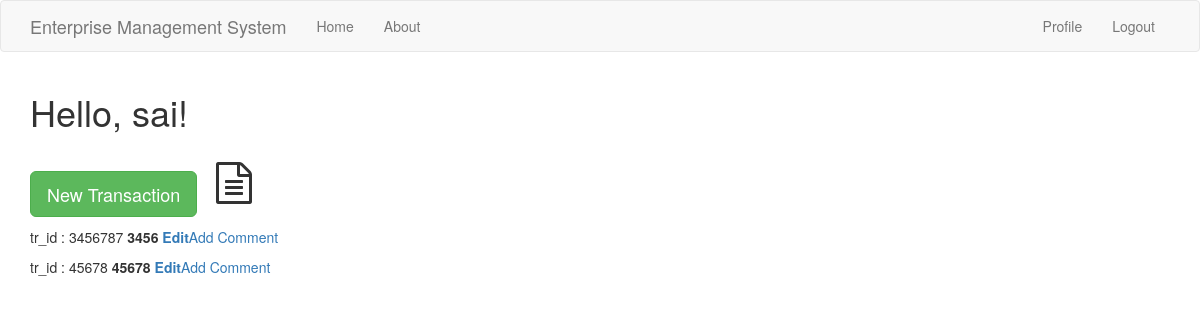
The page /index (signed in) on the database its author committed.
### app/models.py (models this page shows, shortened)
class User(UserMixin,db.Model):
    id = db.Column(db.Integer,primary_key=True)
    username = db.Column(db.String(64), index=True,unique=True)
    email = db.Column(db.String(120),index=True,unique=True)
    password_hash = db.Column(db.String(128))
    job = db.Column(db.String(64))
    posts = db.relationship('Post',backref='author',lazy='dynamic')
    comment = db.relationship('Comment',backref='comment_by',lazy='dynamic')
    about_me = db.Column(db.String(140))
    last_seen = db.Column(db.DateTime, default=datetime.utcnow)

class Transaction(db.Model):
    id = db.Column(db.Integer,primary_key=True)
    tr_id = db.Column(db.Integer)
    date = db.Column(db.String(64))
    description = db.Column(db.String(140))
    tr_type = db.Column(db.String(64))
    amount = db.Column(db.Integer)
    user_id = db.Column(db.Integer,db.ForeignKey('user.id'))

### app/routes.py (the view)
@app.route('/')
@app.route('/index')
@login_required
def index():
    transaction = Transaction.query.filter_by(user_id=current_user.id)
    return render_template("index.html", title='HomePage',transaction=transaction)

### app/models.py (called while the page is built)
@login.user_loader
def load_user(id):
    return User.query.get(int(id))

### app/routes.py (called while the page is built)
@app.before_request
def before_request():
    if current_user.is_authenticated:
        current_user.last_seen = datetime.utcnow()
        db.session.commit()

### app/templates/index.html (shortened to what this page needs)
{% extends "base.html" %}
{% import 'bootstrap/wtf.html' as wtf %}
{% block app_content %}
<link rel="stylesheet" href="https://cdnjs.cloudflare.com/ajax/libs/font-awesome/4.7.0/css/font-awesome.min.css">
    <h1>Hello, {{ current_user.username }}!</h1>
    <br>
    <p> <a href="{{ url_for('add_transaction') }}" class="btn btn-lg btn-success">New Transaction</a> <i class="fa fa-file-text-o fa-3x" aria-hidden="true" style="margin-left: 15px" ></i></p>
    {% for po in transaction %}
    <div>
    	<p>tr_id : {{po.tr_id}} <b>{{po.amount}}</b> <b><a href="{{ url_for('edit_transaction', trans_id = po.id) }}">Edit</a></b><a href="{{ url_for('add_comment', trans_id = po.id) }}">Add Comment</a></p>
    </div>
    {% endfor %}
{% endblock %}

### rows shown on the page
User: username "sai"
Transaction: tr_id "3456787", amount "3456"
Transaction: tr_id "45678", amount "45678"
